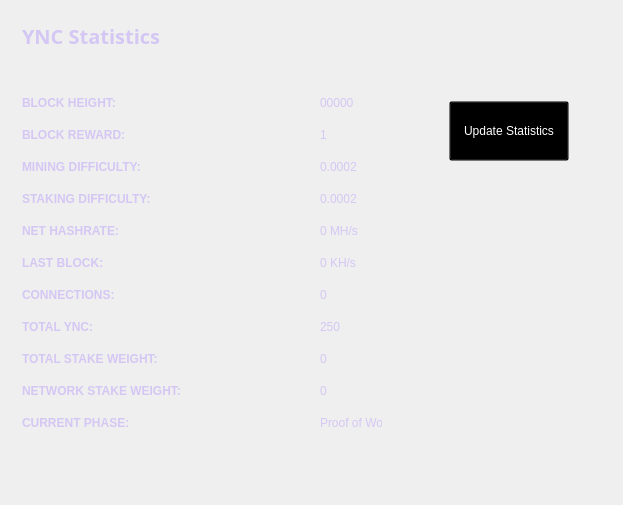
<?xml version="1.0" encoding="UTF-8"?>
<ui version="4.0">
 <class>StatisticsPage</class>
 <widget class="QWidget" name="StatisticsPage">
  <property name="windowModality">
   <enum>Qt::NonModal</enum>
  </property>
  <property name="geometry">
   <rect>
    <x>0</x>
    <y>0</y>
    <width>623</width>
    <height>505</height>
   </rect>
  </property>
  <property name="windowTitle">
   <string>Digging</string>
  </property>
  <property name="styleSheet">
   <string notr="true">color:#ffffff;
font-family:'Open Sans,sans-serif';</string>
  </property>
  <layout class="QGridLayout" name="gridLayout">
   <property name="sizeConstraint">
    <enum>QLayout::SetMaximumSize</enum>
   </property>
   <item row="0" column="1">
    <widget class="QFrame" name="frame">
     <property name="minimumSize">
      <size>
       <width>213</width>
       <height>0</height>
      </size>
     </property>
     <property name="frameShape">
      <enum>QFrame::NoFrame</enum>
     </property>
     <property name="frameShadow">
      <enum>QFrame::Raised</enum>
     </property>
     <widget class="QPushButton" name="startButton">
      <property name="geometry">
       <rect>
        <x>50</x>
        <y>90</y>
        <width>120</width>
        <height>60</height>
       </rect>
      </property>
      <property name="sizePolicy">
       <sizepolicy hsizetype="Fixed" vsizetype="Fixed">
        <horstretch>0</horstretch>
        <verstretch>0</verstretch>
       </sizepolicy>
      </property>
      <property name="minimumSize">
       <size>
        <width>120</width>
        <height>60</height>
       </size>
      </property>
      <property name="styleSheet">
       <string notr="true">background:transparent; color:white;</string>
      </property>
      <property name="text">
       <string>Update Statistics</string>
      </property>
     </widget>
    </widget>
   </item>
   <item row="0" column="0">
    <widget class="QFrame" name="gridFrame_2">
     <layout class="QGridLayout" name="gridLayout_4">
      <item row="3" column="0">
       <layout class="QFormLayout" name="formLayout_2">
        <property name="fieldGrowthPolicy">
         <enum>QFormLayout::FieldsStayAtSizeHint</enum>
        </property>
        <property name="horizontalSpacing">
         <number>139</number>
        </property>
        <property name="verticalSpacing">
         <number>18</number>
        </property>
        <property name="rightMargin">
         <number>0</number>
        </property>
        <item row="1" column="0">
         <widget class="QLabel" name="label_14">
          <property name="text">
           <string>&lt;html&gt;&lt;head/&gt;&lt;body&gt;&lt;p&gt;&lt;span style=&quot; font-weight:600; color:#D4C7F4;&quot;&gt;BLOCK HEIGHT:&lt;/span&gt;&lt;/p&gt;&lt;/body&gt;&lt;/html&gt;</string>
          </property>
         </widget>
        </item>
        <item row="1" column="1">
         <widget class="QLabel" name="heightBox">
          <property name="styleSheet">
           <string notr="true">color:#D4C7F4;</string>
          </property>
          <property name="text">
           <string>00000</string>
          </property>
         </widget>
        </item>
        <item row="2" column="0">
         <widget class="QLabel" name="label_12">
          <property name="text">
           <string>&lt;html&gt;&lt;head/&gt;&lt;body&gt;&lt;p&gt;&lt;span style=&quot; font-weight:600; color:#D4C7F4;&quot;&gt;BLOCK REWARD:&lt;/span&gt;&lt;/p&gt;&lt;/body&gt;&lt;/html&gt;</string>
          </property>
         </widget>
        </item>
        <item row="2" column="1">
         <widget class="QLabel" name="rewardBox">
          <property name="styleSheet">
           <string notr="true">color:#D4C7F4;</string>
          </property>
          <property name="text">
           <string>1</string>
          </property>
         </widget>
        </item>
        <item row="3" column="0">
         <widget class="QLabel" name="label_13">
          <property name="text">
           <string>&lt;html&gt;&lt;head/&gt;&lt;body&gt;&lt;p&gt;&lt;span style=&quot; font-weight:600; color:#D4C7F4;&quot;&gt;MINING DIFFICULTY:&lt;/span&gt;&lt;/p&gt;&lt;/body&gt;&lt;/html&gt;</string>
          </property>
         </widget>
        </item>
        <item row="3" column="1">
         <widget class="QLabel" name="diffBox">
          <property name="styleSheet">
           <string notr="true">color:#D4C7F4;</string>
          </property>
          <property name="text">
           <string>0.0002</string>
          </property>
         </widget>
        </item>
        <item row="4" column="0">
         <widget class="QLabel" name="label_9">
          <property name="text">
           <string>&lt;html&gt;&lt;head/&gt;&lt;body&gt;&lt;p&gt;&lt;span style=&quot; font-weight:600; color:#D4C7F4;&quot;&gt;STAKING DIFFICULTY:&lt;/span&gt;&lt;/p&gt;&lt;/body&gt;&lt;/html&gt;</string>
          </property>
         </widget>
        </item>
        <item row="4" column="1">
         <widget class="QLabel" name="diffBox2">
          <property name="styleSheet">
           <string notr="true">color:#D4C7F4;</string>
          </property>
          <property name="text">
           <string>0.0002</string>
          </property>
         </widget>
        </item>
        <item row="5" column="1">
         <widget class="QLabel" name="pawrateBox">
          <property name="styleSheet">
           <string notr="true">color:#D4C7F4;</string>
          </property>
          <property name="text">
           <string>0 MH/s</string>
          </property>
         </widget>
        </item>
        <item row="6" column="0">
         <widget class="QLabel" name="label3_2">
          <property name="sizePolicy">
           <sizepolicy hsizetype="Preferred" vsizetype="Maximum">
            <horstretch>0</horstretch>
            <verstretch>0</verstretch>
           </sizepolicy>
          </property>
          <property name="text">
           <string>&lt;html&gt;&lt;head/&gt;&lt;body&gt;&lt;p&gt;&lt;span style=&quot; font-weight:600; color:#D4C7F4;&quot;&gt;LAST BLOCK:&lt;/span&gt;&lt;/p&gt;&lt;/body&gt;&lt;/html&gt;</string>
          </property>
         </widget>
        </item>
        <item row="6" column="1">
         <widget class="QLabel" name="localBox">
          <property name="styleSheet">
           <string notr="true">color:#D4C7F4;</string>
          </property>
          <property name="text">
           <string>0 KH/s</string>
          </property>
         </widget>
        </item>
        <item row="7" column="0">
         <widget class="QLabel" name="label1_2">
          <property name="text">
           <string>&lt;html&gt;&lt;head/&gt;&lt;body&gt;&lt;p&gt;&lt;span style=&quot; font-weight:600; color:#D4C7F4;&quot;&gt;CONNECTIONS:&lt;/span&gt;&lt;/p&gt;&lt;/body&gt;&lt;/html&gt;</string>
          </property>
         </widget>
        </item>
        <item row="7" column="1">
         <widget class="QLabel" name="connectionBox">
          <property name="styleSheet">
           <string notr="true">color:#D4C7F4;</string>
          </property>
          <property name="text">
           <string>0</string>
          </property>
         </widget>
        </item>
        <item row="8" column="0">
         <widget class="QLabel" name="label_8">
          <property name="text">
           <string>&lt;html&gt;&lt;head/&gt;&lt;body&gt;&lt;p&gt;&lt;span style=&quot; font-weight:600; color:#D4C7F4;&quot;&gt;TOTAL YNC:&lt;/span&gt;&lt;/p&gt;&lt;/body&gt;&lt;/html&gt;</string>
          </property>
         </widget>
        </item>
        <item row="8" column="1">
         <widget class="QLabel" name="volumeBox">
          <property name="styleSheet">
           <string notr="true">color:#D4C7F4;</string>
          </property>
          <property name="text">
           <string>250</string>
          </property>
         </widget>
        </item>
        <item row="9" column="0">
         <widget class="QLabel" name="label_10">
          <property name="text">
           <string>&lt;html&gt;&lt;head/&gt;&lt;body&gt;&lt;p&gt;&lt;span style=&quot; font-weight:600; color:#D4C7F4;&quot;&gt;TOTAL STAKE WEIGHT:&lt;/span&gt;&lt;/p&gt;&lt;/body&gt;&lt;/html&gt;</string>
          </property>
         </widget>
        </item>
        <item row="9" column="1">
         <widget class="QLabel" name="minBox">
          <property name="styleSheet">
           <string notr="true">color:#D4C7F4;</string>
          </property>
          <property name="text">
           <string>0</string>
          </property>
         </widget>
        </item>
        <item row="10" column="0">
         <widget class="QLabel" name="label_11">
          <property name="text">
           <string>&lt;html&gt;&lt;head/&gt;&lt;body&gt;&lt;p&gt;&lt;span style=&quot; font-weight:600; color:#D4C7F4;&quot;&gt;NETWORK STAKE WEIGHT:&lt;/span&gt;&lt;/p&gt;&lt;/body&gt;&lt;/html&gt;</string>
          </property>
         </widget>
        </item>
        <item row="10" column="1">
         <widget class="QLabel" name="maxBox">
          <property name="styleSheet">
           <string notr="true">color:#D4C7F4;</string>
          </property>
          <property name="text">
           <string>0</string>
          </property>
         </widget>
        </item>
        <item row="11" column="0">
         <widget class="QLabel" name="label_15">
          <property name="text">
           <string>&lt;html&gt;&lt;head/&gt;&lt;body&gt;&lt;p&gt;&lt;span style=&quot; font-weight:600; color:#D4C7F4;&quot;&gt;CURRENT PHASE:&lt;/span&gt;&lt;/p&gt;&lt;/body&gt;&lt;/html&gt;</string>
          </property>
         </widget>
        </item>
        <item row="11" column="1">
         <widget class="QLabel" name="cBox">
          <property name="styleSheet">
           <string notr="true">color:#D4C7F4;</string>
          </property>
          <property name="text">
           <string>Proof of Work</string>
          </property>
         </widget>
        </item>
        <item row="5" column="0">
         <widget class="QLabel" name="label_16">
          <property name="text">
           <string>&lt;html&gt;&lt;head/&gt;&lt;body&gt;&lt;p&gt;&lt;span style=&quot; font-weight:600; color:#D4C7F4;&quot;&gt;NET HASHRATE:&lt;/span&gt;&lt;/p&gt;&lt;/body&gt;&lt;/html&gt;</string>
          </property>
         </widget>
        </item>
       </layout>
      </item>
      <item row="1" column="0">
       <layout class="QHBoxLayout" name="horizontalLayout_4">
        <property name="spacing">
         <number>7</number>
        </property>
        <item>
         <widget class="QLabel" name="label_5">
          <property name="font">
           <font>
            <family>Open Sans,sans-serif</family>
           </font>
          </property>
          <property name="text">
           <string>&lt;html&gt;&lt;head/&gt;&lt;body&gt;&lt;p&gt;&lt;span style=&quot; font-size:20px; font-weight:600; color:#D4C7F4;&quot;&gt;YNC Statistics&lt;/span&gt;&lt;/p&gt;&lt;/body&gt;&lt;/html&gt;</string>
          </property>
         </widget>
        </item>
        <item>
         <spacer name="horizontalSpacer_2">
          <property name="orientation">
           <enum>Qt::Horizontal</enum>
          </property>
          <property name="sizeHint" stdset="0">
           <size>
            <width>40</width>
            <height>20</height>
           </size>
          </property>
         </spacer>
        </item>
       </layout>
      </item>
      <item row="2" column="0">
       <spacer name="verticalSpacer_2">
        <property name="orientation">
         <enum>Qt::Vertical</enum>
        </property>
        <property name="sizeHint" stdset="0">
         <size>
          <width>20</width>
          <height>40</height>
         </size>
        </property>
       </spacer>
      </item>
     </layout>
    </widget>
   </item>
   <item row="1" column="0">
    <spacer name="verticalSpacer">
     <property name="orientation">
      <enum>Qt::Vertical</enum>
     </property>
     <property name="sizeHint" stdset="0">
      <size>
       <width>20</width>
       <height>40</height>
      </size>
     </property>
    </spacer>
   </item>
  </layout>
 </widget>
 <layoutdefault spacing="6" margin="11"/>
 <resources/>
 <connections/>
</ui>
